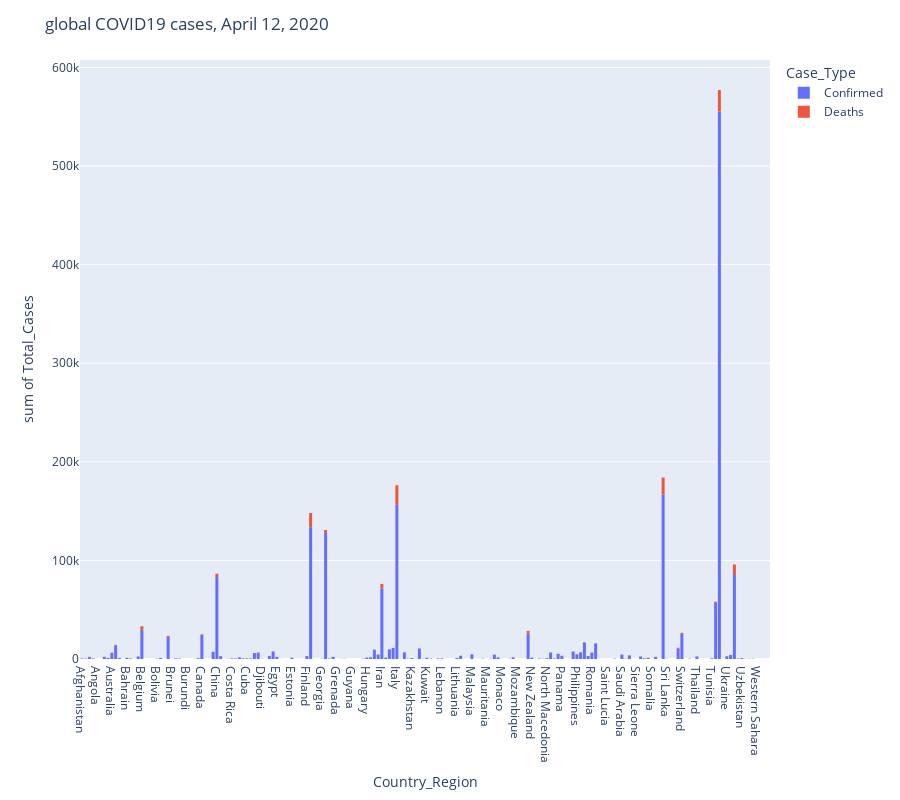

Write notebook code for a chart like this one.
### Markdown cell above
The next visualization is a overview about the cases of the latest record in the dataset, April 12th,2020. Users could choose the range the axes for zooming in or zooming out, to find the country they want.Also, we could find in the latest record, the number of cases in US is significatly large, nearly 3 times than the second one.

### Code cell
import plotly.express as px
#overview the cases globally
mask4= (f_agg['Date'].values == '2020-04-12')
f_lat = f_agg[mask2]
fig = px.histogram(f_lat, x="Country_Region",y = "Total_Cases", color="Case_Type",histfunc='sum',hover_data=f_lat.columns)
fig.update_layout(
    height=800,
    title_text='global COVID19 cases, April 12, 2020'
)
fig.show()

### Figure 1 — Plotly figure (JSON) as saved in the notebook; plotly's stock layout.template omitted (floating-point values rounded to 4 significant figures; data arrays with more than 128 entries replaced by an {"elided": "..."} marker saying what was removed)
{"data": [{"alignmentgroup": "True", "bingroup": "x", "histfunc": "sum", "hovertemplate": "Case_Type=Confirmed<br>Country_Region=%{x}<br>sum of Total_Cases=%{y}<extra></extra>", "legendgroup": "Confirmed", "marker": {"color": "#636efa"}, "name": "Confirmed", "offsetgroup": "Confirmed", "orientation": "v", "showlegend": true, "type": "histogram", "x": {"elided": "184 str values"}, "xaxis": "x", "y": {"elided": "184 int values"}, "yaxis": "y"}, {"alignmentgroup": "True", "bingroup": "x", "histfunc": "sum", "hovertemplate": "Case_Type=Deaths<br>Country_Region=%{x}<br>sum of Total_Cases=%{y}<extra></extra>", "legendgroup": "Deaths", "marker": {"color": "#EF553B"}, "name": "Deaths", "offsetgroup": "Deaths", "orientation": "v", "showlegend": true, "type": "histogram", "x": {"elided": "184 str values"}, "xaxis": "x", "y": {"elided": "184 int values"}, "yaxis": "y"}], "layout": {"barmode": "relative", "height": 800, "legend": {"title": {"text": "Case_Type"}, "tracegroupgap": 0}, "margin": {"t": 60}, "title": {"text": "global COVID19 cases, April 12, 2020"}, "xaxis": {"anchor": "y", "domain": [0, 1], "title": {"text": "Country_Region"}}, "yaxis": {"anchor": "x", "domain": [0, 1], "title": {"text": "sum of Total_Cases"}}}}
